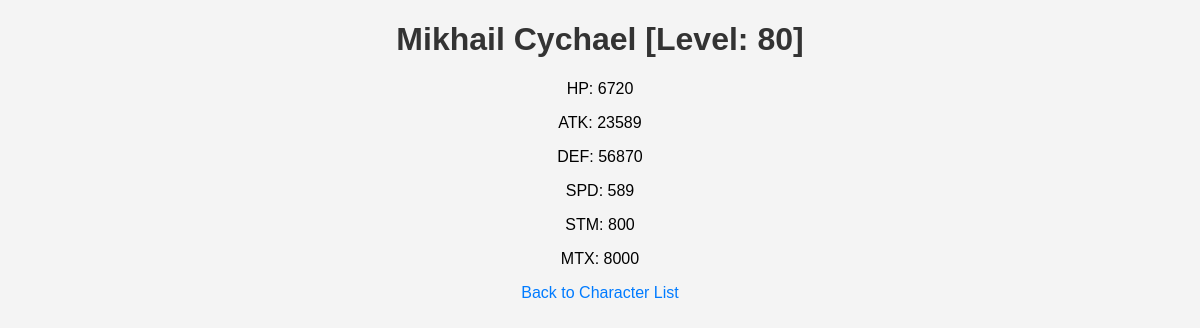
/1/, run on the app's committed database.
### characters/models.py (models this page shows, shortened)
class Character(models.Model):
    name = models.CharField(max_length=100)
    level = models.IntegerField(default=1)
    hp = models.IntegerField(default=100)
    atk = models.IntegerField(default=10)
    defense = models.IntegerField(default=5)
    spd = models.IntegerField(default=10)
    stm = models.IntegerField(default=50)
    mtx = models.IntegerField(default=5)

### characters/views.py (the view)
# urls.py: path('<int:character_id>/', views.character_detail, name='character_detail'),
def character_detail(request, character_id):
    character = get_object_or_404(Character, id=character_id)
    return render(request, 'character_detail.html', {'character': character})

### characters/templates/character_detail.html (shortened to what this page needs)
{% load static %}
<!DOCTYPE html>
<html>
<head>
    <link rel="stylesheet" type="text/css" href="{% static 'characters/styles.css' %}">
</head>
<body>
    <h1>{{ character.name }} [Level: {{ character.level }}]</h1>
    <p>HP: {{ character.hp }}</p>
    <p>ATK: {{ character.atk }}</p>
    <p>DEF: {{ character.defense }}</p>
    <p>SPD: {{ character.spd }}</p>
    <p>STM: {{ character.stm }}</p>
    <p>MTX: {{ character.mtx }}</p>
    <a href="{% url 'character_list' %}">Back to Character List</a>
</body>
</html>

### characters/static/characters/styles.css (style rules this page uses)
body { text-align: center; font-family: Arial, sans-serif; background-color: #f4f4f4; margin: 0; padding: 0; }
h1 { text-align: center; color: #333; }
a { color: #007BFF; text-decoration: none; margin: 0 10px; }

### data on the page
Character: name "Mikhail Cychael", level "80", hp "6720", atk "23589", defense "56870", spd "589", stm "800", mtx "8000"
